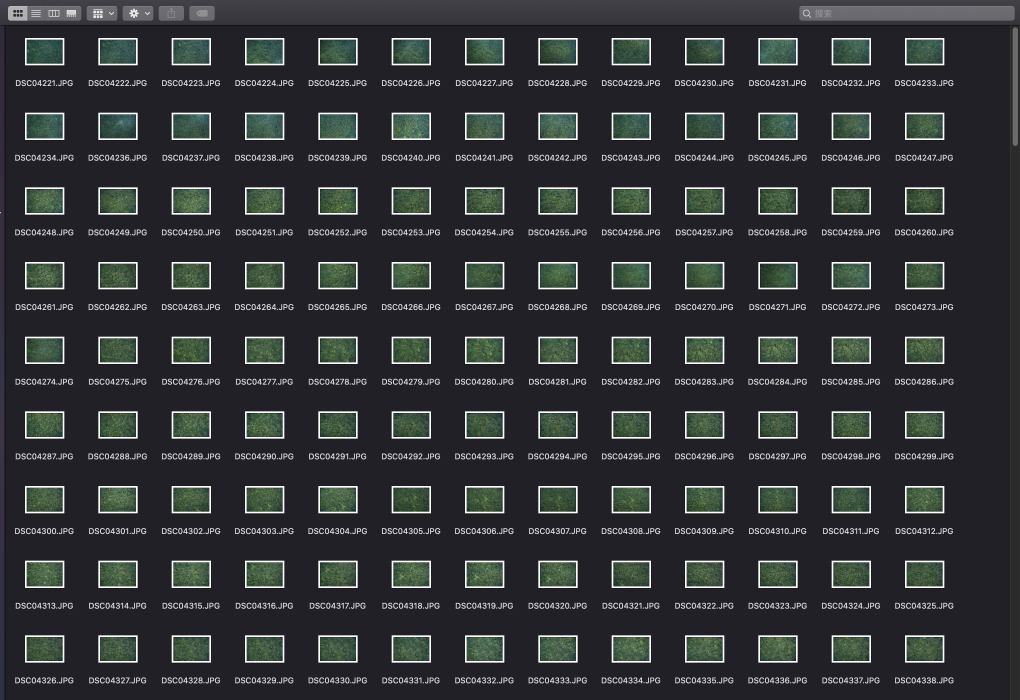
#> input picture dehazed.png, 3060 x 2100 px (shown at 1/3 size); its folder holds only this picture in this run
$ python -i He_approach.py   (imports and definitions only)   (older library calls are emulated)
#> lines starting #> are read from the running program, lines starting #| are printed output that depends on the picture
# -*-coding:utf-8-*-


import os
import cv2
import time
import numpy as np


def min_filter(img, r=15):
    """
    the minimum filter to generate dark channel map
    :param img:
    :param r:   the radium of min-filter
    :return:
    """
    return cv2.erode(img, np.ones((2 * r + 1, 2 * r + 1)))


def guidance(I, p, guided_r, eps=0.001):
    '''
    the guided-filter, which is refer to the Matlab code on the Internet
    :param I:           guidance image
    :param p:           the image to be refined
    :param guided_r:    the radius of guided-filter
    :param eps:
    :return:
    '''
    m_I = cv2.boxFilter(I, -1, (guided_r, guided_r))
    m_p = cv2.boxFilter(p, -1, (guided_r, guided_r))
    m_Ip = cv2.boxFilter(I * p, -1, (guided_r, guided_r))
    cov_Ip = m_Ip - m_I * m_p

    m_II = cv2.boxFilter(I * I, -1, (guided_r, guided_r))
    var_I = m_II - m_I * m_I

    a = cov_Ip / (var_I + eps)
    b = m_p - a * m_I

    m_a = cv2.boxFilter(a, -1, (guided_r, guided_r))
    m_b = cv2.boxFilter(b, -1, (guided_r, guided_r))
    return m_a * I + m_b


def get_A(img):
    """
    get the atmospheric light
    :param img:
    :return:
    """
    hazy_img = img
    dark_img = min_filter(np.min(img, 2))
    bins = 2000
    ht = np.histogram(dark_img, bins)
    d = np.cumsum(ht[0]) / float(dark_img.size)
    for i in range(bins - 1, 0, -1):
        if d[i] <= 0.999:
            break
    pixel_list = hazy_img[dark_img > ht[1][i]]
    intensity_list = np.mean(pixel_list, 1)
    intensity_list = intensity_list.tolist()
    pixel_index = intensity_list.index(max(intensity_list))
    return pixel_list[pixel_index]  ###,intensity_list[pixel_index]


def get_t(img, guided_r=81, eps=0.001):
    """
    get the transmission map
    :param img:
    :param guided_r:
    :param eps:
    :return:
    """
    guidance_img = cv2.cvtColor(img, cv2.COLOR_RGB2GRAY) / 255.0
    A = get_A(img)
    middle_img = np.zeros(img.shape)
    for i in range(3):
        middle_img[:, :, i] = img[:, :, i] / A[i]
    t = np.min(middle_img, 2)
    # the coarse transmission map
    t = 1 - 0.95 * t
    # the refined transmission map
    t = guidance(guidance_img, t, guided_r, eps)
    t = np.clip(t, 0.1, 1)
    return t


def dehaze(img):
    """
    haze removal by Eq.5 in paper
    :param img:
    :return:
    """
    A = get_A(img)
    result = np.zeros(img.shape, dtype=np.float)
    t = get_t(img)

    for i in range(3):
        result[:, :, i] = (img[:, :, i] - A[i] * (1 - t)) / t
    return result


def dehaze_dir(file_dir, out_dir):
    """
    :param file_dir:    the folder of hazy images
    :param out_dir:     the folder of results
    :return:
    """
    files_list = os.listdir(file_dir)
    for i, img_name in enumerate(files_list):
        start_time = time.time()

        in_img_name = img_name
        in_img_dir = os.path.join(file_dir, in_img_name)
        out_img_dir = os.path.join(out_dir, in_img_name)

        hazy_img = cv2.imread(in_img_dir)
        dehazed_img = dehaze(hazy_img)
        cv2.imwrite(out_img_dir, dehazed_img)
        one_img_time = time.time() - start_time
        print("The {0} img named {1} is processed, time cost is: {2}".format(i, img_name, one_img_time))


# [5 lines not run here, left out]

>>> import cv2
>>> picture = cv2.cvtColor(cv2.imread('dehazed.png'), cv2.COLOR_BGR2RGB)
>>> result = get_t(picture)
#> in min_filter, `return cv2.erode(img, np.ones((2 * r + 1, 2 * r + 1)))`:
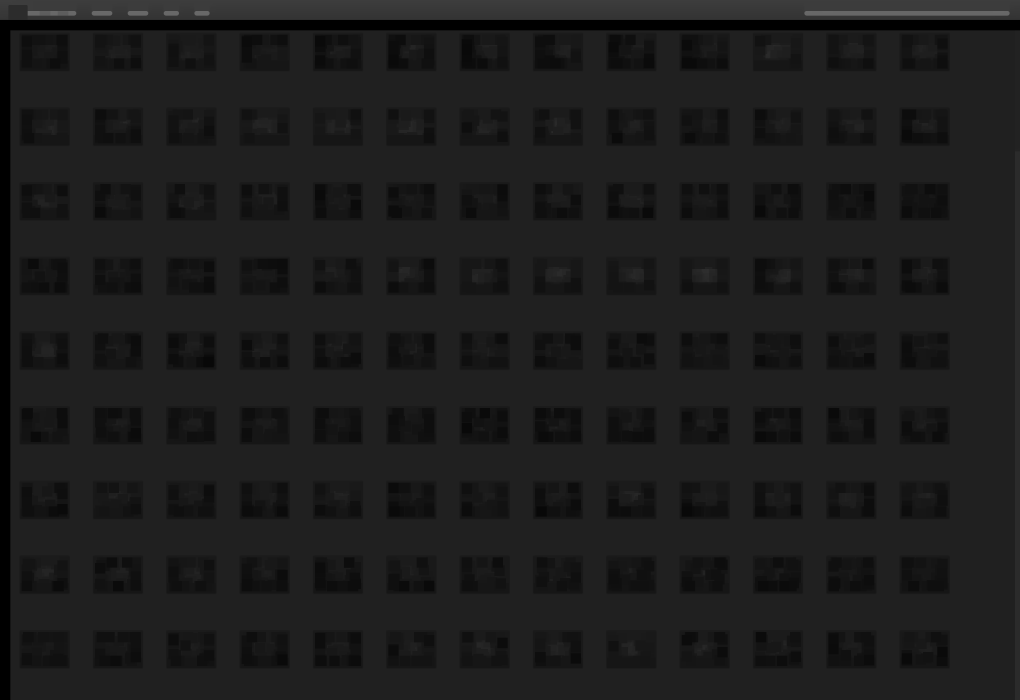
#> returned value: shape (2100, 3060) (shown at 1/3 size); min 0, max 105, mean 28.5
#> in get_A, `d = np.cumsum(ht[0]) / float(dark_img.size)`: d = 2000 values from 0.0245 to 1
#> in get_A, `intensity_list = np.mean(pixel_list, 1)`: intensity_list = 11827 values, max 234 at index 41, min 106.3 at index 8932, mean 121.5
#> in get_A, `pixel_index = intensity_list.index(max(intensity_list))`: pixel_index = 41
#> in get_t, `A = get_A(img)`: A = [234, 234, 234]
#> in guidance, `cov_Ip = m_Ip - m_I * m_p`:
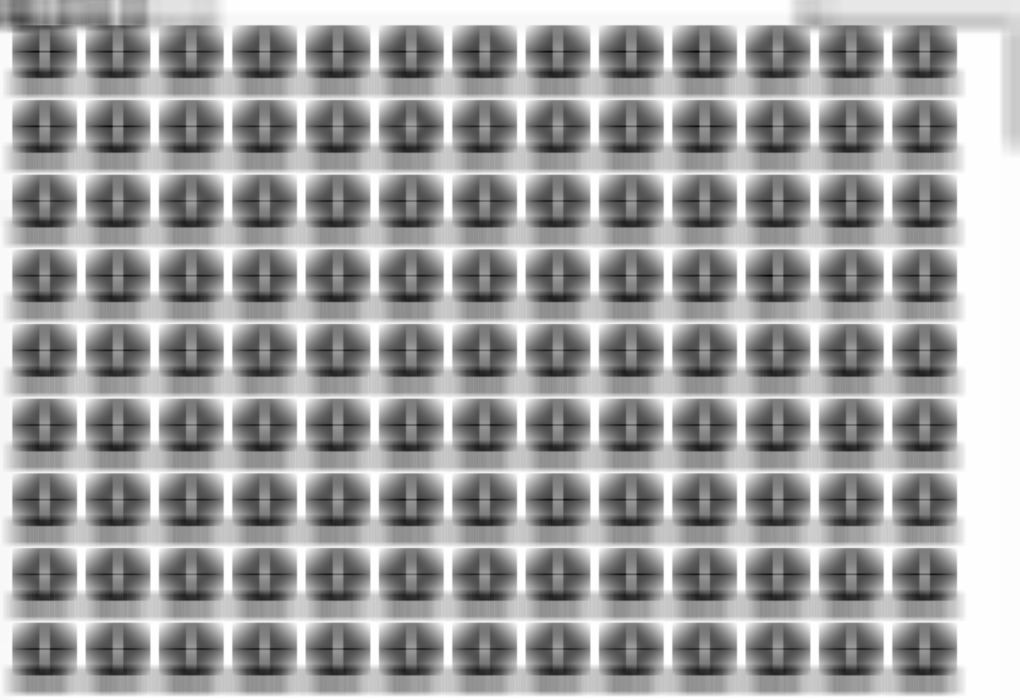
#> cov_Ip: shape (2100, 3060) float64 (shown at 1/3 size); min -0.0912, max 3.28e-15, mean -0.0346; drawn with min black and max white
#> in guidance, `m_II = cv2.boxFilter(I * I, -1, (guided_r, guided_r))`:
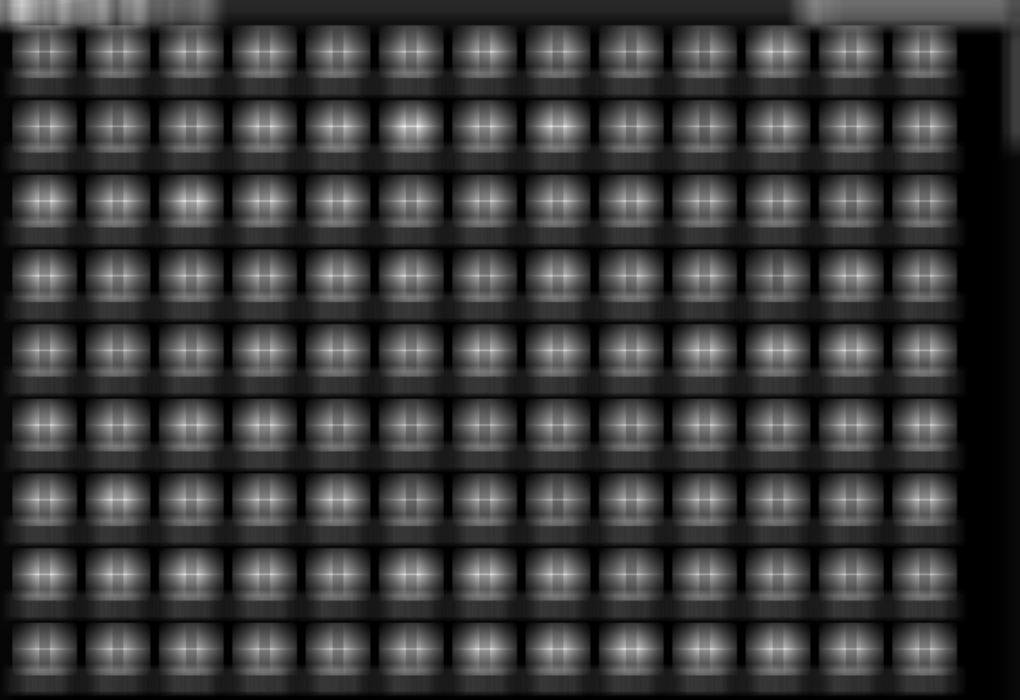
#> m_II: shape (2100, 3060) float64 (shown at 1/3 size); min 0.0163, max 0.296, mean 0.0796; drawn with min black and max white
#> in guidance, `var_I = m_II - m_I * m_I`:
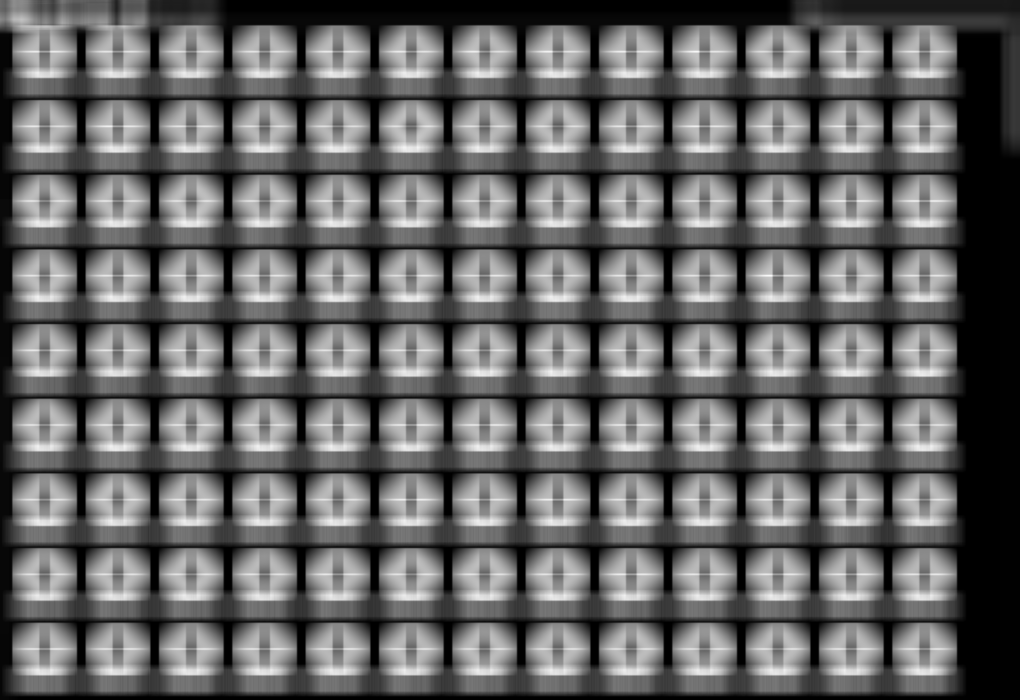
#> var_I: shape (2100, 3060) float64 (shown at 1/3 size); min -1.88e-15, max 0.0827, mean 0.0335; drawn with min black and max white
#> in guidance, `b = m_p - a * m_I`:
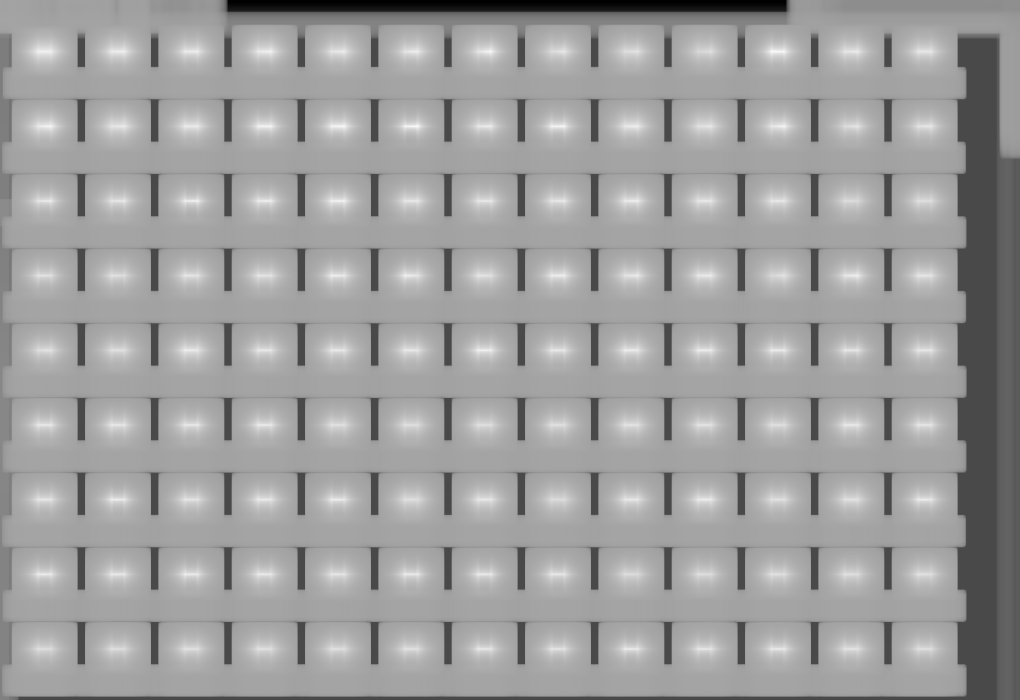
#> b: shape (2100, 3060) float64 (shown at 1/3 size); min 0.766, max 1.13, mean 0.991; drawn with min black and max white
#> in guidance, `m_b = cv2.boxFilter(b, -1, (guided_r, guided_r))`:
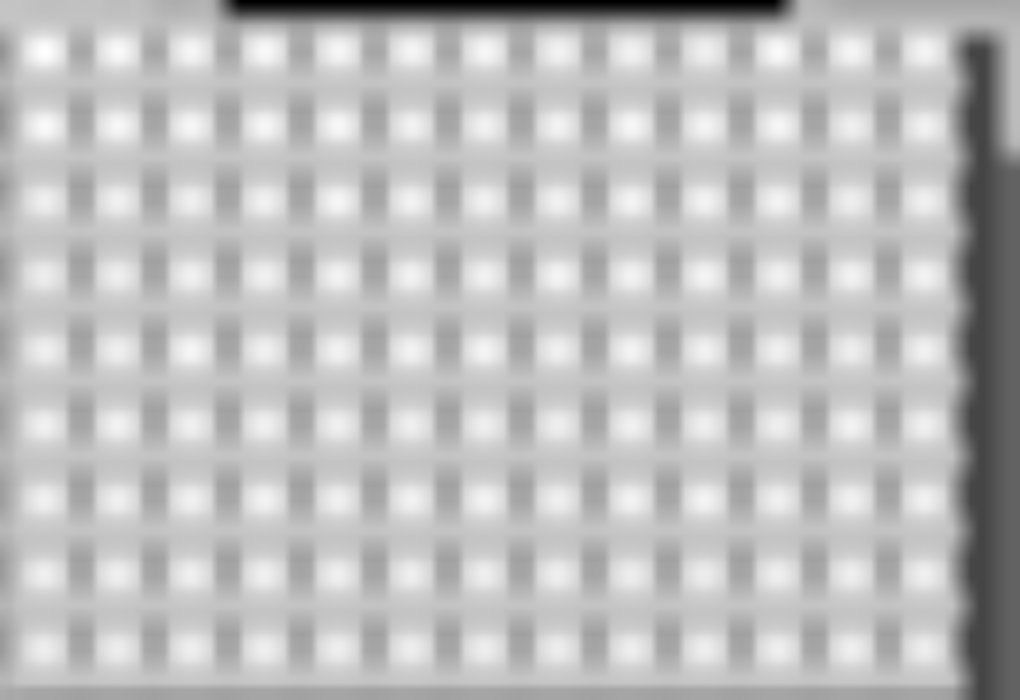
#> m_b: shape (2100, 3060) float64 (shown at 1/3 size); min 0.8, max 1.06, mean 0.991; drawn with min black and max white
